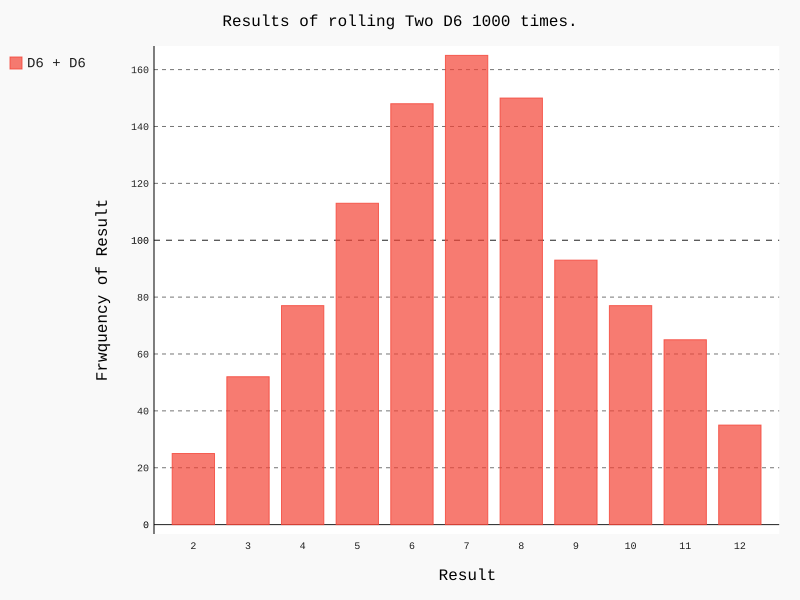

Here is the Python script that generated this plot:
# coding:utf8

import pygal
from die import Die

die_1 = Die()
die_2 = Die()
#投掷几次骰子并存储在列表中
results = []
for roll_num in range(1000):
    result = die_1.roll() + die_2.roll()
    results.append(result)
#分析结果
frequencies = []
max_result = die_1.num_sides + die_2.num_sides
for value in range(2,max_result+1):
    #计算2到12各个数出现的个数，并存储在频率列表中
    frequency = results.count(value)
    frequencies.append(frequency)

#对结果进行可视化
hist = pygal.Bar()

hist.title = 'Results of rolling Two D6 1000 times.'
hist.x_labels = ['2','3','4','5','6','7','8','9','10','11','12']
hist.x_title = 'Result'
#hist.y_labels = frequencies
hist.y_title = 'Frwquency of Result'

hist.add('D6 + D6',frequencies)
hist.render_to_file('die_visual.svg')
